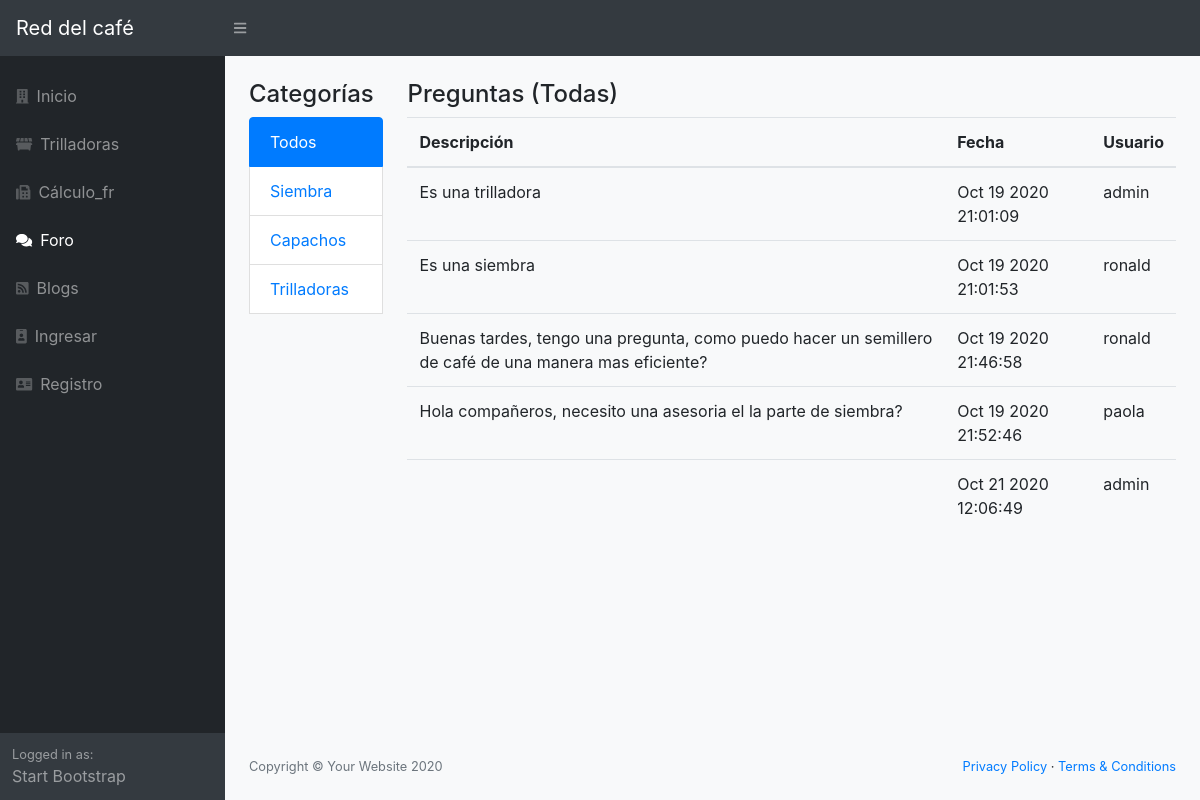
Before: /foros with the older database file.
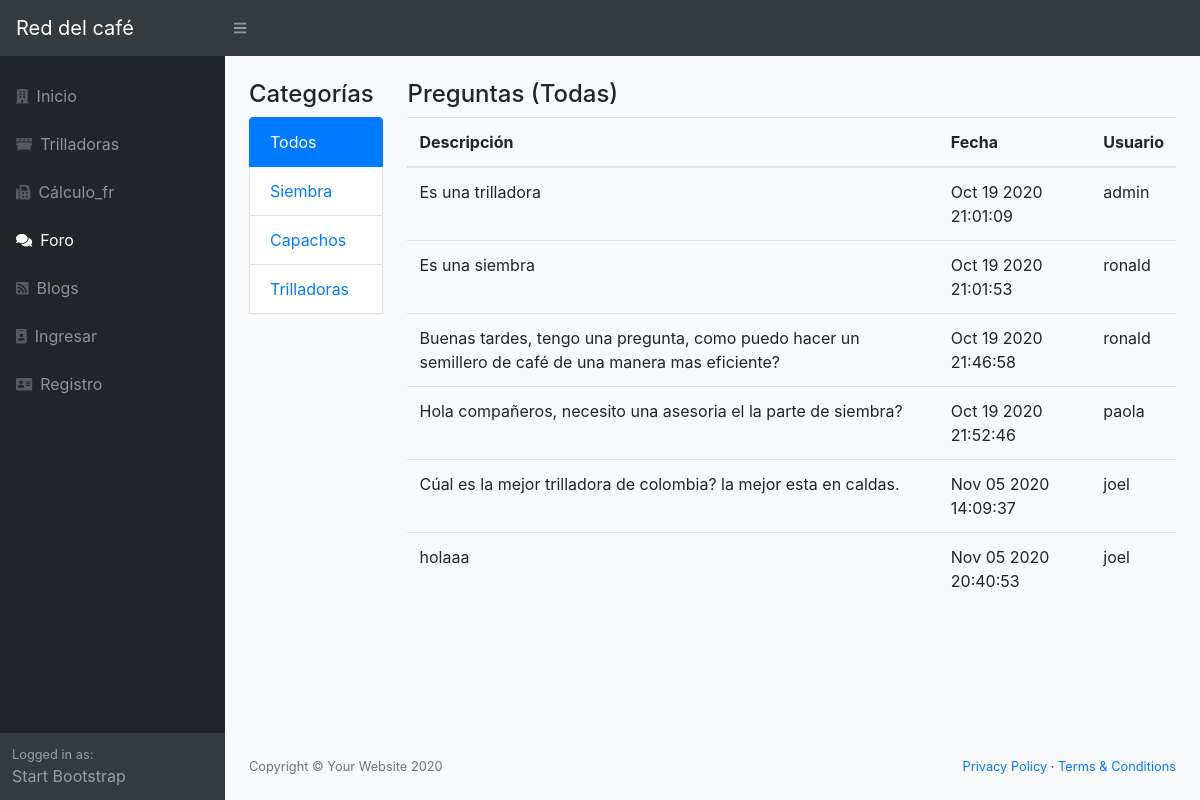
After: the same page with the newer database file.
### red/models.py (models this page shows, shortened)
class Titulos(db.Model):
    __tablename__ = 'titulos'
    id = Column(Integer, primary_key=True)
    nombre = Column(String(100))
    foros = relationship("Foros", cascade="all, delete-orphan",
                             backref="Titulos", lazy='dynamic')

class Foros(db.Model):
    __tablename__ = 'foros'
    id = Column(Integer, primary_key=True)
    descripcion = Column(String(255))
    created_at = db.Column(db.DateTime)
    UsuarioId = Column(Integer, ForeignKey('usuarios.id'), nullable=False)
    TituloId = Column(Integer, ForeignKey('titulos.id'), nullable=False)
    titulo = relationship("Titulos", backref="Foros")
    usuario = relationship("Usuarios", backref="Foros")
    def __repr__(self):
        return (u'<{self.__class__.__name__}: {self.id}>'.format(self=self))

class Usuarios(db.Model):
    __tablename__ = 'usuarios'
    id = Column(Integer, primary_key=True)
    username = Column(String(100), nullable=False)
    password_hash = Column(String(128), nullable=False)
    nombre = Column(String(200), nullable=False)
    email = Column(String(200), nullable=False)
    admin = Column(Boolean, default=False)
    @property
    def password(self):
        raise AttributeError('password is not a readable attribute')

### red/app.py (the view)
@app.route('/foros')
@app.route('/foros/<id>')
def foros(id='0'):
    from red.models import Foros, Titulos
    titulo = Titulos.query.get(id)
    if id == '0':
        foros = Foros.query.all()
    else:
        foros = Foros.query.filter_by(TituloId=id)
    titulos = Titulos.query.all()
    print(foros)
    return render_template("foros.html", foros=foros, titulos=titulos, titulo=titulo)

### red/templates/foros.html (shortened to what this page needs)
{% extends "base.html" %} {% block title %}Red del café{% endblock %} {% block body %}
<div class="container">
    <div class="row">
        <div class="col-md-2">
            <h4>Categorías</h4>
            <div class="list-group">
                {% for tit in titulos %} {% if titulo.nombre==tit.nombre%}
                <a class="list-group-item active" href="{{url_for("foros",id=tit.id)}}">{{tit.nombre}}</a> {% else %}
                <a class="list-group-item" href="{{url_for("foros",id=tit.id)}}">{{tit.nombre}}</a> {% endif%} {% endfor %}
                <br/>
            </div>
            <br/>
        </div>
        <div class="col-md-10">
            <h4>Preguntas (Todas)</h4>
            <div class="panel panel-default">
                <table class="table">
                    <thead>
                        <th>Descripción</th>
                        <th>Fecha</th>
                        <th>Usuario</th>
                    </thead>
                    <tbody>
                        {% for frs in foros %}
                        <tr>
                            <td>{{frs.descripcion}}</td>
                            <td>{{frs.created_at.strftime("%b %d %Y %H:%M:%S")}}</td>
                            <td>{{frs.usuario.username}}</td>
                        </tr>
                        {% endfor %}
                    </tbody>
                </table>
            </div>
        </div>
    </div>
    {% endblock %}

Changed rows visible on the page:
removed Foros: created_at "Oct 21 2020 12:06:49", usuario.username "admin"
added Foros: descripcion "Cúal es la mejor trilladora de colombia? la mejor esta en caldas.", created_at "Nov 05 2020 14:09:37", usuario.username "joel"
added Foros: descripcion "holaaa", created_at "Nov 05 2020 20:40:53", usuario.username "joel"
